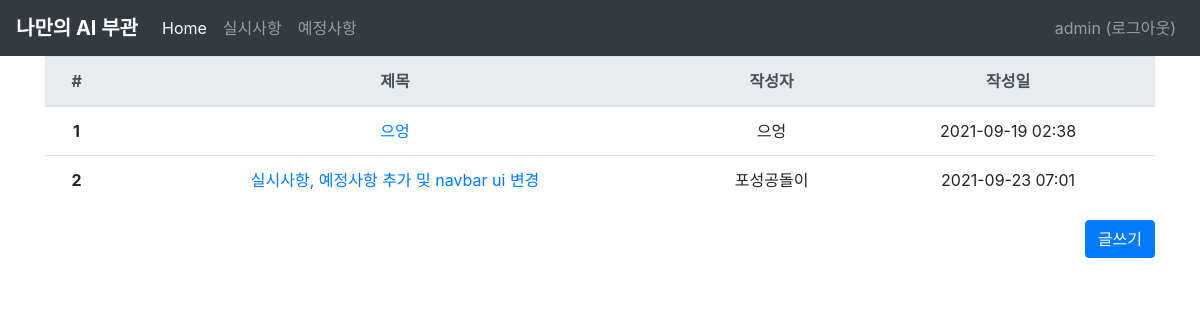
The app's page / (signed in), older data.
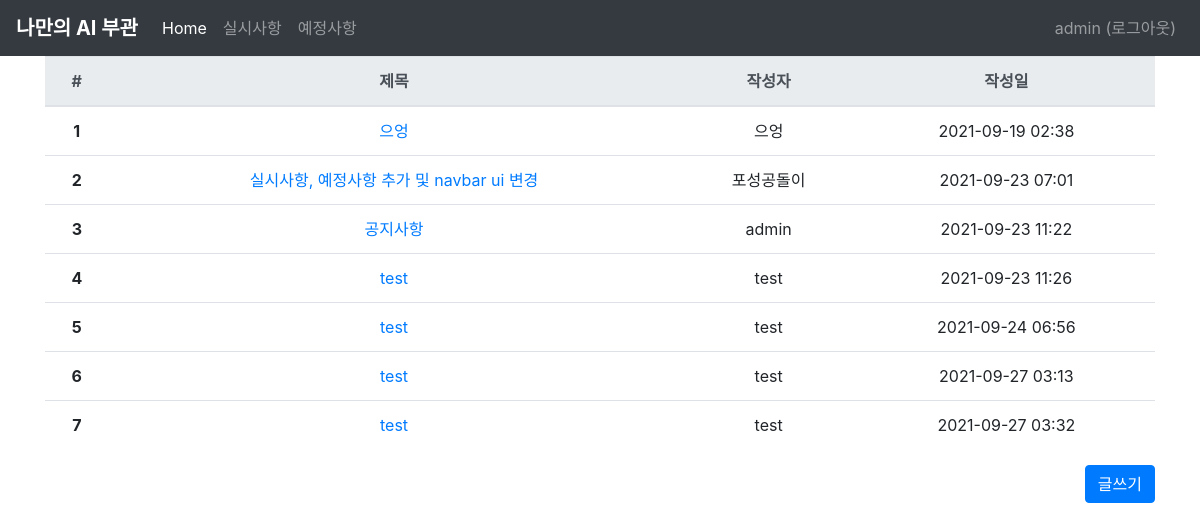
The same page, newer data.
### board_app/models.py (models this page shows)
class Board(models.Model):
    author = models.CharField(max_length=10, null=False)
    title = models.CharField(max_length=100, null=False)
    content = models.TextField(null=False)
    created_date = models.DateTimeField(auto_now_add=True)
    modified_date = models.DateTimeField(auto_now=True)

### board_app/views.py (the view)
# urls.py: path('', views.index, name='index'),  # '/' 에 해당되는 path
def index(request):
    boards = {'boards': Board.objects.all()}
    return render(request, 'list.html', boards)

### templates/list.html (shortened to what this page needs)
{% load static %}
<!DOCTYPE html>
<html lang="ko">
<head>
    <link rel="stylesheet" href="{% static 'bootstrap/css/bootstrap.min.css' %}">
</head>
<body>
    <nav class="navbar navbar-expand-md navbar-dark bg-dark">
        <a class="navbar-brand" href="/"><strong>나만의 AI 부관</strong></a>
        <div class="collapse navbar-collapse" id="navbarsExample04">
          <ul class="navbar-nav mr-auto">
            <li class="nav-item active">
              <a class="nav-link" href="/">Home <span class="sr-only">(current)</span></a>
            </li>
            {% if user.is_authenticated %}
            <li class="nav-item">
              <a class="nav-link" href="">실시사항</a>
            </li>
            <li class="nav-item">
                <a class="nav-link" href="schedule">예정사항</a>
            </li>
            {% endif %}
          </ul>
        </div>
        <ul class="navbar-nav">
            <li class="nav-item">
                {% if user.is_authenticated %}
                <a class="nav-link" href="{% url 'common:logout' %}">{{ user.username }} (로그아웃)</a>
                {% else %}
                <a class="nav-link" href="{% url 'common:login' %}">로그인</a>
                {% endif %}
            </li>
        </ul>
      </nav>
{% if user.is_authenticated %}
<div class="container">
    <table class="table">
        <thead class="thead-light">
        <tr class="text-center">
            <th scope="col">#</th>
            <th scope="col">제목</th>
            <th scope="col">작성자</th>
            <th scope="col">작성일</th>
        </tr>
        </thead>
        <tbody>
        {% for board in boards %}
        <tr class="text-center">
            <th scope="row">
                <span>{{ board.id }}</span>
            </th>
            <td>
                <a href="/post/{{ board.id }}">
                    <span>{{ board.title }}</span>
                </a>
            </td>
            <td>
                <span>{{ board.author }}</span>
            </td>
            <td>
                <span>{{ board.created_date | date:"Y-m-d h:i" }}</span>
            </td>
        </tr>
        {% endfor %}
        </tbody>
    </table>
    <div class="row">
        <div class="col-auto mr-auto"></div>
        <div class="col-auto">
            <a class="btn btn-primary" href="/post" role="button">글쓰기</a>
        </div>
    </div>
</div>
{% endif %}
</body>
</html>

Row changes from the older to the newer data that the page shows:
added Board: id "3", title "공지사항", author "admin", created_date "2021-09-23 11:22"
added Board: id "4", title "test", author "test", created_date "2021-09-23 11:26"
added Board: id "5", title "test", author "test", created_date "2021-09-24 06:56"
added Board: id "6", title "test", author "test", created_date "2021-09-27 03:13"
added Board: id "7", title "test", author "test", created_date "2021-09-27 03:32"
